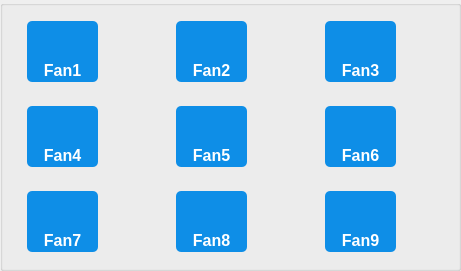
      <widget class="QGroupBox" name="groupBox_2">
       <property name="geometry">
        <rect>
         <x>90</x>
         <y>210</y>
         <width>461</width>
         <height>271</height>
        </rect>
       </property>
       <layout class="QGridLayout" name="gridLayout_27">
        <property name="horizontalSpacing">
         <number>30</number>
        </property>
        <property name="verticalSpacing">
         <number>20</number>
        </property>
        <item row="0" column="0">
         <layout class="QGridLayout" name="gridLayout_7">
          <property name="horizontalSpacing">
           <number>10</number>
          </property>
          <item row="0" column="0" rowspan="2">
           <widget class="QPushButton" name="pushButton_fan1">
            <property name="minimumSize">
             <size>
              <width>71</width>
              <height>61</height>
             </size>
            </property>
            <property name="maximumSize">
             <size>
              <width>71</width>
              <height>61</height>
             </size>
            </property>
            <property name="styleSheet">
             <string notr="true">


QPushButton{
    background-image: url(:/skin/icons/dark/appbar.radioactive.png);
 
    background-repeat:no-repeat;
    background-position: center bottom;
    background-color: transparent;
	border-style: none !important;
	border: none !important;
	border-radius: 5px;
    color: white;
    text-align: center bottom;
    padding-bottom: 2px;
	font-size:16px;
	font-weight: bold;

    background-color: rgb(14, 142, 231);
	border-style: outset;
}

QPushButton:hover{
    background-color:rgb(57, 159, 251);
    color: white;
    border: 0px solid rgba(14, 142, 231, 255);
}

QPushButton:checked{
    background-color: rgb(0, 125, 213);
    color: white;
    border: 0px solid rgba(14, 142, 231, 255);
}

QPushButton:flat{
    border: none;
}
QPushButton:pressed{
    background-color: rgb(0, 125, 213);
}

QPushButton:disabled{
    background-color: gray;
}

/*
QPushButton{
    background-color: rgb(14, 142, 231);
	border-style: outset;
    border-width: 2px;
	border-radius: 6px;
    color: white;
	font-size: 16px;
	font-weight: bold;
}

QPushButton:hover{
    background-color: rgb(57, 159, 251);
}



*/
</string>
            </property>
            <property name="text">
             <string>Fan1</string>
            </property>
           </widget>
          </item>
          <item row="0" column="1">
           <widget class="QcwIndicatorLamp" name="lamp_r1" native="true">
            <property name="minimumSize">
             <size>
              <width>25</width>
              <height>25</height>
             </size>
            </property>
            <property name="maximumSize">
             <size>
              <width>25</width>
              <height>30</height>
             </size>
            </property>
           </widget>
          </item>
          <item row="1" column="1">
           <widget class="QcwIndicatorLamp" name="lamp_c1" native="true">
            <property name="minimumSize">
             <size>
              <width>25</width>
              <height>25</height>
             </size>
            </property>
            <property name="maximumSize">
             <size>
              <width>25</width>
              <height>30</height>
             </size>
            </property>
           </widget>
          </item>
         </layout>
        </item>
        <item row="0" column="1">
         <layout class="QGridLayout" name="gridLayout_19">
          <property name="horizontalSpacing">
           <number>10</number>
          </property>
          <item row="0" column="0" rowspan="2">
           <widget class="QPushButton" name="pushButton_fan2">
            <property name="minimumSize">
             <size>
              <width>71</width>
              <height>61</height>
             </size>
            </property>
            <property name="maximumSize">
             <size>
              <width>71</width>
              <height>61</height>
             </size>
            </property>
            <property name="styleSheet">
             <string notr="true">


QPushButton{
    background-image: url(:/skin/icons/dark/appbar.radioactive.png);
 
    background-repeat:no-repeat;
    background-position: center bottom;
    background-color: transparent;
	border-style: none !important;
	border: none !important;
	border-radius: 5px;
    color: white;
    text-align: center bottom;
    padding-bottom: 2px;
	font-size:16px;
	font-weight: bold;

    background-color: rgb(14, 142, 231);
	border-style: outset;
}

QPushButton:hover{
    background-color:rgb(57, 159, 251);
    color: white;
    border: 0px solid rgba(14, 142, 231, 255);
}

QPushButton:checked{
    background-color: rgb(0, 125, 213);
    color: white;
    border: 0px solid rgba(14, 142, 231, 255);
}

QPushButton:flat{
    border: none;
}
QPushButton:pressed{
    background-color: rgb(0, 125, 213);
}

QPushButton:disabled{
    background-color: gray;
}

/*
QPushButton{
    background-color: rgb(14, 142, 231);
	border-style: outset;
    border-width: 2px;
	border-radius: 6px;
    color: white;
	font-size: 16px;
	font-weight: bold;
}

QPushButton:hover{
    background-color: rgb(57, 159, 251);
}



*/
</string>
            </property>
            <property name="text">
             <string>Fan2</string>
            </property>
           </widget>
          </item>
          <item row="0" column="1">
           <widget class="QcwIndicatorLamp" name="lamp_r2" native="true">
            <property name="minimumSize">
             <size>
              <width>25</width>
              <height>25</height>
             </size>
            </property>
            <property name="maximumSize">
             <size>
              <width>25</width>
              <height>30</height>
             </size>
            </property>
           </widget>
          </item>
          <item row="1" column="1">
           <widget class="QcwIndicatorLamp" name="lamp_c2" native="true">
            <property name="minimumSize">
             <size>
              <width>25</width>
              <height>25</height>
             </size>
            </property>
            <property name="maximumSize">
             <size>
              <width>25</width>
              <height>30</height>
             </size>
            </property>
           </widget>
          </item>
         </layout>
        </item>
        <item row="0" column="2">
         <layout class="QGridLayout" name="gridLayout_20">
          <property name="horizontalSpacing">
           <number>10</number>
          </property>
          <item row="0" column="0" rowspan="2">
           <widget class="QPushButton" name="pushButton_fan3">
            <property name="minimumSize">
             <size>
              <width>71</width>
              <height>61</height>
             </size>
            </property>
            <property name="maximumSize">
             <size>
              <width>71</width>
              <height>61</height>
             </size>
            </property>
            <property name="styleSheet">
             <string notr="true">


QPushButton{
    background-image: url(:/skin/icons/dark/appbar.radioactive.png);
 
    background-repeat:no-repeat;
    background-position: center bottom;
    background-color: transparent;
	border-style: none !important;
	border: none !important;
	border-radius: 5px;
    color: white;
    text-align: center bottom;
    padding-bottom: 2px;
	font-size:16px;
	font-weight: bold;

    background-color: rgb(14, 142, 231);
	border-style: outset;
}

QPushButton:hover{
    background-color:rgb(57, 159, 251);
    color: white;
    border: 0px solid rgba(14, 142, 231, 255);
}

QPushButton:checked{
    background-color: rgb(0, 125, 213);
    color: white;
    border: 0px solid rgba(14, 142, 231, 255);
}

QPushButton:flat{
    border: none;
}
QPushButton:pressed{
    background-color: rgb(0, 125, 213);
}

QPushButton:disabled{
    background-color: gray;
}

/*
QPushButton{
    background-color: rgb(14, 142, 231);
	border-style: outset;
    border-width: 2px;
	border-radius: 6px;
    color: white;
	font-size: 16px;
	font-weight: bold;
}

QPushButton:hover{
    background-color: rgb(57, 159, 251);
}



*/
</string>
            </property>
            <property name="text">
             <string>Fan3</string>
            </property>
           </widget>
          </item>
          <item row="0" column="1">
           <widget class="QcwIndicatorLamp" name="lamp_r3" native="true">
            <property name="minimumSize">
             <size>
              <width>25</width>
              <height>25</height>
             </size>
            </property>
            <property name="maximumSize">
             <size>
              <width>25</width>
              <height>30</height>
             </size>
            </property>
           </widget>
          </item>
          <item row="1" column="1">
           <widget class="QcwIndicatorLamp" name="lamp_c3" native="true">
            <property name="minimumSize">
             <size>
              <width>25</width>
              <height>25</height>
             </size>
            </property>
            <property name="maximumSize">
             <size>
              <width>25</width>
              <height>30</height>
             </size>
            </property>
           </widget>
          </item>
         </layout>
        </item>
        <item row="1" column="0">
         <layout class="QGridLayout" name="gridLayout_21">
          <property name="horizontalSpacing">
           <number>10</number>
          </property>
          <item row="0" column="0" rowspan="2">
           <widget class="QPushButton" name="pushButton_fan4">
            <property name="minimumSize">
             <size>
              <width>71</width>
              <height>61</height>
             </size>
            </property>
            <property name="maximumSize">
             <size>
              <width>71</width>
              <height>61</height>
             </size>
            </property>
            <property name="styleSheet">
             <string notr="true">


QPushButton{
    background-image: url(:/skin/icons/dark/appbar.radioactive.png);
 
    background-repeat:no-repeat;
    background-position: center bottom;
    background-color: transparent;
	border-style: none !important;
	border: none !important;
	border-radius: 5px;
    color: white;
    text-align: center bottom;
    padding-bottom: 2px;
	font-size:16px;
	font-weight: bold;

    background-color: rgb(14, 142, 231);
	border-style: outset;
}

QPushButton:hover{
    background-color:rgb(57, 159, 251);
    color: white;
    border: 0px solid rgba(14, 142, 231, 255);
}

QPushButton:checked{
    background-color: rgb(0, 125, 213);
    color: white;
    border: 0px solid rgba(14, 142, 231, 255);
}

QPushButton:flat{
    border: none;
}
QPushButton:pressed{
    background-color: rgb(0, 125, 213);
}

QPushButton:disabled{
    background-color: gray;
}

/*
QPushButton{
    background-color: rgb(14, 142, 231);
	border-style: outset;
    border-width: 2px;
	border-radius: 6px;
    color: white;
	font-size: 16px;
	font-weight: bold;
}

QPushButton:hover{
    background-color: rgb(57, 159, 251);
}



*/
</string>
            </property>
            <property name="text">
             <string>Fan4</string>
            </property>
           </widget>
          </item>
          <item row="0" column="1">
           <widget class="QcwIndicatorLamp" name="lamp_r4" native="true">
            <property name="minimumSize">
             <size>
              <width>25</width>
              <height>25</height>
             </size>
            </property>
            <property name="maximumSize">
             <size>
              <width>25</width>
              <height>30</height>
             </size>
            </property>
           </widget>
          </item>
          <item row="1" column="1">
           <widget class="QcwIndicatorLamp" name="lamp_c4" native="true">
            <property name="minimumSize">
             <size>
              <width>25</width>
              <height>25</height>
             </size>
            </property>
            <property name="maximumSize">
             <size>
              <width>25</width>
              <height>30</height>
             </size>
            </property>
           </widget>
          </item>
         </layout>
        </item>
        <item row="1" column="1">
         <layout class="QGridLayout" name="gridLayout_22">
          <property name="horizontalSpacing">
           <number>10</number>
          </property>
          <item row="0" column="0" rowspan="2">
           <widget class="QPushButton" name="pushButton_fan5">
            <property name="minimumSize">
             <size>
              <width>71</width>
              <height>61</height>
             </size>
            </property>
            <property name="maximumSize">
             <size>
              <width>71</width>
              <height>61</height>
             </size>
            </property>
            <property name="styleSheet">
             <string notr="true">


QPushButton{
    background-image: url(:/skin/icons/dark/appbar.radioactive.png);
 
    background-repeat:no-repeat;
    background-position: center bottom;
    background-color: transparent;
	border-style: none !important;
	border: none !important;
	border-radius: 5px;
    color: white;
    text-align: center bottom;
    padding-bottom: 2px;
	font-size:16px;
	font-weight: bold;

    background-color: rgb(14, 142, 231);
	border-style: outset;
}

QPushButton:hover{
    background-color:rgb(57, 159, 251);
    color: white;
    border: 0px solid rgba(14, 142, 231, 255);
}

QPushButton:checked{
    background-color: rgb(0, 125, 213);
    color: white;
    border: 0px solid rgba(14, 142, 231, 255);
}

QPushButton:flat{
    border: none;
}
QPushButton:pressed{
    background-color: rgb(0, 125, 213);
}

QPushButton:disabled{
    background-color: gray;
}

/*
QPushButton{
    background-color: rgb(14, 142, 231);
	border-style: outset;
    border-width: 2px;
	border-radius: 6px;
    color: white;
	font-size: 16px;
	font-weight: bold;
}

QPushButton:hover{
    background-color: rgb(57, 159, 251);
}



*/
</string>
            </property>
            <property name="text">
             <string>Fan5</string>
            </property>
           </widget>
          </item>
          <item row="0" column="1">
           <widget class="QcwIndicatorLamp" name="lamp_r5" native="true">
            <property name="minimumSize">
             <size>
              <width>25</width>
              <height>25</height>
             </size>
            </property>
            <property name="maximumSize">
             <size>
              <width>25</width>
              <height>30</height>
             </size>
            </property>
           </widget>
          </item>
          <item row="1" column="1">
           <widget class="QcwIndicatorLamp" name="lamp_c5" native="true">
            <property name="minimumSize">
             <size>
              <width>25</width>
              <height>25</height>
             </size>
            </property>
            <property name="maximumSize">
             <size>
              <width>25</width>
              <height>30</height>
             </size>
            </property>
           </widget>
          </item>
         </layout>
        </item>
        <item row="1" column="2">
         <layout class="QGridLayout" name="gridLayout_23">
          <property name="horizontalSpacing">
           <number>10</number>
          </property>
          <item row="0" column="0" rowspan="2">
           <widget class="QPushButton" name="pushButton_fan6">
            <property name="minimumSize">
             <size>
              <width>71</width>
              <height>61</height>
             </size>
            </property>
            <property name="maximumSize">
             <size>
              <width>71</width>
              <height>61</height>
             </size>
            </property>
            <property name="styleSheet">
             <string notr="true">


QPushButton{
    background-image: url(:/skin/icons/dark/appbar.radioactive.png);
 
    background-repeat:no-repeat;
    background-position: center bottom;
    background-color: transparent;
	border-style: none !important;
	border: none !important;
	border-radius: 5px;
    color: white;
    text-align: center bottom;
    padding-bottom: 2px;
	font-size:16px;
	font-weight: bold;

    background-color: rgb(14, 142, 231);
	border-style: outset;
}

QPushButton:hover{
    background-color:rgb(57, 159, 251);
    color: white;
    border: 0px solid rgba(14, 142, 231, 255);
}

QPushButton:checked{
    background-color: rgb(0, 125, 213);
    color: white;
    border: 0px solid rgba(14, 142, 231, 255);
}

QPushButton:flat{
    border: none;
}
QPushButton:pressed{
    background-color: rgb(0, 125, 213);
}

QPushButton:disabled{
    background-color: gray;
}

/*
QPushButton{
    background-color: rgb(14, 142, 231);
	border-style: outset;
    border-width: 2px;
	border-radius: 6px;
    color: white;
	font-size: 16px;
	font-weight: bold;
}

QPushButton:hover{
    background-color: rgb(57, 159, 251);
}



*/
</string>
            </property>
            <property name="text">
             <string>Fan6</string>
            </property>
           </widget>
          </item>
          <item row="0" column="1">
           <widget class="QcwIndicatorLamp" name="lamp_r6" native="true">
            <property name="minimumSize">
             <size>
              <width>25</width>
              <height>25</height>
             </size>
            </property>
            <property name="maximumSize">
             <size>
              <width>25</width>
              <height>30</height>
             </size>
            </property>
           </widget>
          </item>
          <item row="1" column="1">
           <widget class="QcwIndicatorLamp" name="lamp_c6" native="true">
            <property name="minimumSize">
             <size>
              <width>25</width>
              <height>25</height>
             </size>
            </property>
            <property name="maximumSize">
             <size>
              <width>25</width>
              <height>30</height>
             </size>
            </property>
           </widget>
          </item>
         </layout>
        </item>
        <item row="2" column="0">
         <layout class="QGridLayout" name="gridLayout_24">
          <property name="horizontalSpacing">
           <number>10</number>
          </property>
          <item row="0" column="0" rowspan="2">
           <widget class="QPushButton" name="pushButton_fan7">
            <property name="minimumSize">
             <size>
              <width>71</width>
              <height>61</height>
             </size>
            </property>
            <property name="maximumSize">
             <size>
              <width>71</width>
              <height>61</height>
             </size>
            </property>
            <property name="styleSheet">
             <string notr="true">


QPushButton{
    background-image: url(:/skin/icons/dark/appbar.radioactive.png);
 
    background-repeat:no-repeat;
    background-position: center bottom;
    background-color: transparent;
	border-style: none !important;
	border: none !important;
	border-radius: 5px;
    color: white;
    text-align: center bottom;
    padding-bottom: 2px;
	font-size:16px;
	font-weight: bold;

    background-color: rgb(14, 142, 231);
	border-style: outset;
}

QPushButton:hover{
    background-color:rgb(57, 159, 251);
    color: white;
    border: 0px solid rgba(14, 142, 231, 255);
}

QPushButton:checked{
    background-color: rgb(0, 125, 213);
    color: white;
    border: 0px solid rgba(14, 142, 231, 255);
}

QPushButton:flat{
    border: none;
}
QPushButton:pressed{
    background-color: rgb(0, 125, 213);
}

QPushButton:disabled{
    background-color: gray;
}

/*
QPushButton{
    background-color: rgb(14, 142, 231);
	border-style: outset;
    border-width: 2px;
	border-radius: 6px;
    color: white;
	font-size: 16px;
	font-weight: bold;
}

QPushButton:hover{
    background-color: rgb(57, 159, 251);
}



*/
</string>
            </property>
            <property name="text">
             <string>Fan7</string>
            </property>
           </widget>
          </item>
          <item row="0" column="1">
           <widget class="QcwIndicatorLamp" name="lamp_r7" native="true">
            <property name="minimumSize">
             <size>
              <width>25</width>
              <height>25</height>
             </size>
            </property>
            <property name="maximumSize">
             <size>
              <width>25</width>
              <height>30</height>
             </size>
            </property>
           </widget>
          </item>
          <item row="1" column="1">
           <widget class="QcwIndicatorLamp" name="lamp_c7" native="true">
            <property name="minimumSize">
             <size>
              <width>25</width>
              <height>25</height>
             </size>
            </property>
            <property name="maximumSize">
             <size>
              <width>25</width>
              <height>30</height>
             </size>
            </property>
           </widget>
          </item>
         </layout>
        </item>
        <item row="2" column="1">
         <layout class="QGridLayout" name="gridLayout_25">
          <property name="horizontalSpacing">
           <number>10</number>
          </property>
          <item row="0" column="0" rowspan="2">
           <widget class="QPushButton" name="pushButton_fan8">
            <property name="minimumSize">
             <size>
              <width>71</width>
              <height>61</height>
             </size>
            </property>
            <property name="maximumSize">
             <size>
              <width>71</width>
              <height>61</height>
             </size>
            </property>
            <property name="styleSheet">
             <string notr="true">


QPushButton{
    background-image: url(:/skin/icons/dark/appbar.radioactive.png);
 
    background-repeat:no-repeat;
    background-position: center bottom;
    background-color: transparent;
	border-style: none !important;
	border: none !important;
	border-radius: 5px;
    color: white;
    text-align: center bottom;
    padding-bottom: 2px;
	font-size:16px;
	font-weight: bold;

    background-color: rgb(14, 142, 231);
	border-style: outset;
}

QPushButton:hover{
    background-color:rgb(57, 159, 251);
    color: white;
    border: 0px solid rgba(14, 142, 231, 255);
}

QPushButton:checked{
    background-color: rgb(0, 125, 213);
    color: white;
    border: 0px solid rgba(14, 142, 231, 255);
}

QPushButton:flat{
    border: none;
}
QPushButton:pressed{
    background-color: rgb(0, 125, 213);
}

QPushButton:disabled{
    background-color: gray;
}

/*
QPushButton{
    background-color: rgb(14, 142, 231);
	border-style: outset;
    border-width: 2px;
	border-radius: 6px;
    color: white;
	font-size: 16px;
	font-weight: bold;
}

QPushButton:hover{
    background-color: rgb(57, 159, 251);
}



*/
</string>
            </property>
            <property name="text">
             <string>Fan8</string>
            </property>
           </widget>
          </item>
          <item row="0" column="1">
           <widget class="QcwIndicatorLamp" name="lamp_r8" native="true">
            <property name="minimumSize">
             <size>
              <width>25</width>
              <height>25</height>
             </size>
            </property>
            <property name="maximumSize">
             <size>
              <width>25</width>
              <height>30</height>
             </size>
            </property>
           </widget>
          </item>
          <item row="1" column="1">
           <widget class="QcwIndicatorLamp" name="lamp_c8" native="true">
            <property name="minimumSize">
             <size>
              <width>25</width>
              <height>25</height>
             </size>
            </property>
            <property name="maximumSize">
             <size>
              <width>25</width>
              <height>30</height>
             </size>
            </property>
           </widget>
          </item>
         </layout>
        </item>
        <item row="2" column="2">
         <layout class="QGridLayout" name="gridLayout_26">
          <property name="horizontalSpacing">
           <number>10</number>
          </property>
          <item row="0" column="0" rowspan="2">
           <widget class="QPushButton" name="pushButton_fan9">
            <property name="minimumSize">
             <size>
              <width>71</width>
              <height>61</height>
             </size>
            </property>
            <property name="maximumSize">
             <size>
              <width>71</width>
              <height>61</height>
             </size>
            </property>
            <property name="styleSheet">
             <string notr="true">


QPushButton{
    background-image: url(:/skin/icons/dark/appbar.radioactive.png);
 
    background-repeat:no-repeat;
    background-position: center bottom;
    background-color: transparent;
	border-style: none !important;
	border: none !important;
	border-radius: 5px;
    color: white;
    text-align: center bottom;
    padding-bottom: 2px;
	font-size:16px;
	font-weight: bold;

    background-color: rgb(14, 142, 231);
	border-style: outset;
}

QPushButton:hover{
    background-color:rgb(57, 159, 251);
    color: white;
    border: 0px solid rgba(14, 142, 231, 255);
}

QPushButton:checked{
    background-color: rgb(0, 125, 213);
    color: white;
    border: 0px solid rgba(14, 142, 231, 255);
}

QPushButton:flat{
    border: none;
}
QPushButton:pressed{
    background-color: rgb(0, 125, 213);
}

QPushButton:disabled{
    background-color: gray;
}

/*
QPushButton{
    background-color: rgb(14, 142, 231);
	border-style: outset;
    border-width: 2px;
	border-radius: 6px;
    color: white;
	font-size: 16px;
	font-weight: bold;
}

QPushButton:hover{
    background-color: rgb(57, 159, 251);
}



*/
</string>
            </property>
            <property name="text">
             <string>Fan9</string>
            </property>
           </widget>
          </item>
          <item row="0" column="1">
           <widget class="QcwIndicatorLamp" name="lamp_r9" native="true">
            <property name="minimumSize">
             <size>
              <width>25</width>
              <height>25</height>
             </size>
            </property>
            <property name="maximumSize">
             <size>
              <width>25</width>
              <height>30</height>
             </size>
            </property>
           </widget>
          </item>
          <item row="1" column="1">
           <widget class="QcwIndicatorLamp" name="lamp_c9" native="true">
            <property name="minimumSize">
             <size>
              <width>25</width>
              <height>25</height>
             </size>
            </property>
            <property name="maximumSize">
             <size>
              <width>25</width>
              <height>30</height>
             </size>
            </property>
           </widget>
          </item>
         </layout>
        </item>
       </layout>
      </widget>
